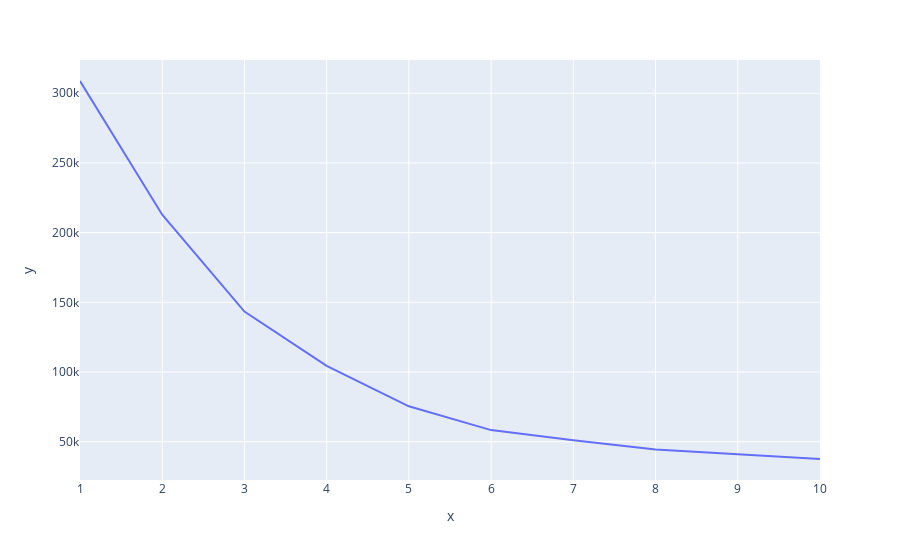

The notebook cell this image was saved under:
### Code cell
import plotly.express as px

px.line(x=[i for i in range(1,11)], y=cluster)

### Figure 1 — Plotly figure (JSON) as saved in the notebook; plotly's stock layout.template omitted (floating-point values rounded to 4 significant figures)
{"data": [{"hovertemplate": "x=%{x}<br>y=%{y}<extra></extra>", "legendgroup": "", "line": {"color": "#636efa", "dash": "solid"}, "marker": {"symbol": "circle"}, "mode": "lines", "name": "", "orientation": "v", "showlegend": false, "type": "scatter", "x": [1, 2, 3, 4, 5, 6, 7, 8, 9, 10], "xaxis": "x", "y": [308800.0, 212800.0, 143300.0, 104400.0, 75380.0, 58300.0, 51080.0, 44310.0, 40890.0, 37550.0], "yaxis": "y"}], "layout": {"legend": {"tracegroupgap": 0}, "margin": {"t": 60}, "xaxis": {"anchor": "y", "domain": [0, 1], "title": {"text": "x"}}, "yaxis": {"anchor": "x", "domain": [0, 1], "title": {"text": "y"}}}}
